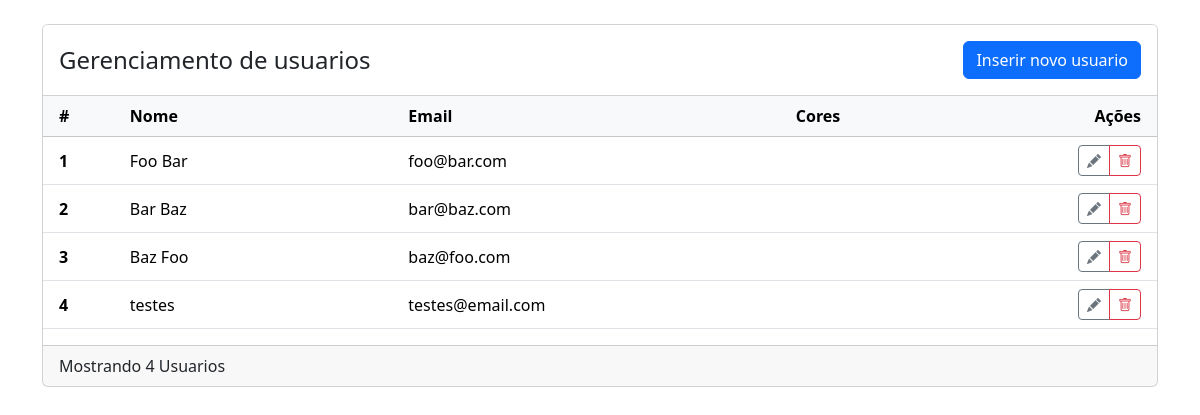
/, run on an earlier commit of the app's database.
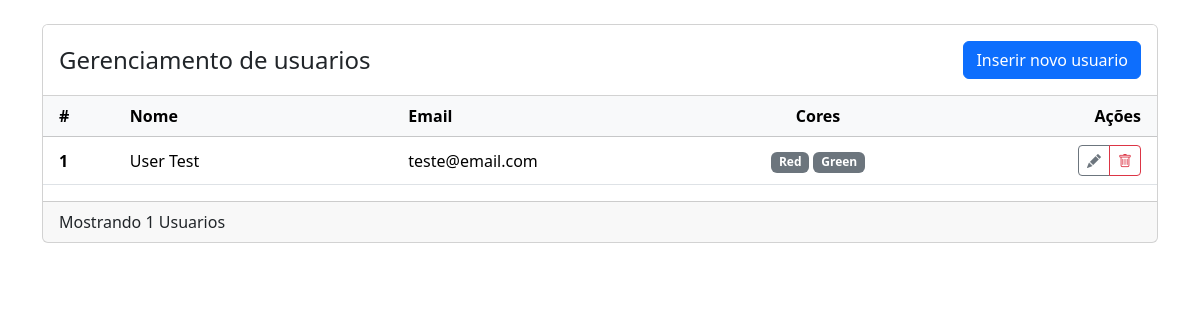
And on a later commit of the database.
### tables this page shows
CREATE TABLE users(
    id INTEGER PRIMARY KEY,
    name varchar(100) NOT NULL,
    email varchar(100) NOT NULL
);

### src/Domain/Dao/UserDao.php (called while the page is built, shortened)
<?php
class UserDao
{
    private PDO $conn;
    public function __construct(Connection $conn)
    {
        $this->conn = $conn->getConnection();
    }
    public function all(): array
    {
        $sql = "SELECT u.id as userId,
                       c.id AS colorId,
                       u.name AS username,
                       u.email,
                       c.name AS colorname
                FROM users AS u
                LEFT JOIN user_colors AS uc ON u.id = uc.user_id
                LEFT JOIN colors AS c ON uc.color_id = c.id;
                ";
        $stmt = $this->conn->query($sql);
        $data = $stmt->fetchAll();
        return $this->createObj($data);
    }
    private function createObj(array $data): array
    {
        $userList = [];
        foreach ($data as $row) {
            if (!array_key_exists($row['userId'], $userList)) {
                $user = new User($row['username'], $row['email']);
                $user->setId($row['userId']);
                $userList[$row['userId']] = $user;
            }
            if (!empty($row["colorId"]) && !empty($row["colorname"])) {
                $color = new Color($row['colorname']);
                $color->setId($row['colorId']);
                $userList[$row['userId']]->setColor($color);
            }
        }
        return $userList;
    }
}

### src/Core/Database/Connection.php (called while the page is built, shortened)
<?php
class Connection {
    private string $databaseFile;
    private PDO $connection;
    public function __construct()
    {
        $this->databaseFile = realpath(__DIR__ . "/../../../database/db.sqlite");
    }
    private function connect()
    {
        $pdo = new PDO("sqlite:{$this->databaseFile}");
        $pdo->setAttribute(PDO::ATTR_DEFAULT_FETCH_MODE, PDO::FETCH_ASSOC);
        return $this->connection = $pdo;
    }
    public function getConnection()
    {
        return $this->connection ?: $this->connection = $this->connect();
    }
}

### src/Core/Router/Route.php (called while the page is built, shortened)
<?php
class Route
{
    private string $routesKey;
    private array $routes;
    public function __construct(array $routes)
    {
        $this->routes = $routes;
    }
    public function handler(): void
    {
        $pathInfo = parse_url($_SERVER["REQUEST_URI"], PHP_URL_PATH);
        $method = $_SERVER["REQUEST_METHOD"];
        $this->routesKey = "$method|$pathInfo";
    }
    public function dispatch()
    {
        [$class, $method] = $this->routes[$this->routesKey];
        return $class->{$method}();
    }
}

### public/index.php (called while the page is built, shortened)
<?php
$routes = require_once __DIR__ . '/../config/routes.php';
$router = new Route($routes);
$router->dispatch();

### src/Domain/Model/User.php (called while the page is built, shortened)
<?php
class User
{
    private int $id;
    public array $color = [];
    public function __construct(string $name, string $email)
    {
        $this->name = $name;
        $this->email = $email;
    }
    public function setId(int $id): void
    {
        $this->id = $id;
    }
    public function getId(): int
    {
        return $this->id;
    }
    public function getColor(): array
    {
        $colorIdCollection = [];
        foreach ($this->color as $color) {
            $colorIdCollection[$color->getId()] = $color->colorName ?? null;
        }
        return $colorIdCollection;
    }
    public function setColor(Color $color): void
    {
        $this->color[$color->getId()] = $color;
    }
}

### src/Core/TemplateEngine/Renderer.php (called while the page is built, shortened)
<?php
trait Renderer
{
    public function render(string $templateName, array $data = []): false|string
    {
        extract($data);
        require_once self::TEMPLATE_PATH . $templateName;
        return ob_get_clean();
    }
}

### src/Domain/Model/Color.php (called while the page is built, shortened)
<?php
class Color
{
    private ?int $id;
    public function __construct(string|null $colorName = null)
    {
        $this->colorName = $colorName;
    }
    public function getId(): int
    {
        return $this->id;
    }
    public function setId(?int $id): void
    {
        $this->id = $id;
    }
}

### views/home.php (the view, shortened to what this page needs)
<?php require "includes/head.php";
?>
<body >
    <main class="container py-4">
        <div class="card">
            <div class="card-header bg-white d-flex justify-content-between align-items-center py-3">
                <h4 class=" mb-0">Gerenciamento de usuarios</h4>
                <a class="btn btn-primary" href="/insert-user">Inserir novo usuario</a>
            </div>
            <div class="card-body p-0">
                <table class="table table-hover">
                    <thead>
                        <tr class="table-light">
                            <th scope="col" class="ps-3">#</th>
                            <th scope="col">Nome</th>
                            <th scope="col">Email</th>
                            <th scope="col" class="text-center">Cores</th>
                            <th scope="col" class="text-end pe-3">Ações</th>
                        </tr>
                    </thead>
                    <tbody>
                        <?php if (count($users) > 0): ?>
                            <?php foreach ($users as $user): ?>
                                <tr class="align-middle">
                                    <th scope="row" class="ps-3"><?= htmlspecialchars($user->getId()) ?></th>
                                    <td class="w-25"><?= htmlspecialchars($user->name) ?></td>
                                    <td class="w-25"><?= htmlspecialchars($user->email) ?></td>
                                    <td class="w-25 text-center">
                                    <?php foreach ($user->getColor() as $userColor): ?>
                                        <span class="badge bg-secondary"><?= $userColor ?? null; ?></span>
                                    <?php endforeach; ?>
                                    </td>
                                    <td class="text-end pe-3">
                                        <div class="btn-group">
                                            <a href="/update-user?id=<?= htmlspecialchars($user->getId()) ?>" class="btn btn-sm btn-outline-secondary" title="Edit user">
                                                <i class="bi bi-pencil-fill"></i>
                                            </a>
                                            <button type="button" class="btn btn-sm btn-outline-danger delete-btn"
                                                    data-bs-toggle="modal"
                                                    data-bs-target="#<?= htmlspecialchars($user->getId()) ?>"
                                                    title="Delete user">
                                                <i class="bi bi-trash"></i>
                                            </button>
                                        </div>
                                    </td>
                                </tr>
                            <?php endforeach; ?>
                        <?php endif; ?>
                    </tbody>
                </table>
            </div>
            <div class="card-footer pb-0">
                <p class="mb-2">Mostrando <?= count($users) ?> Usuarios</p>
            </div>
        </div>
    </main>
<?php include "includes/end-file.php" ?>

### src/Domain/Controller/UserController.php (shortened to what this page needs)
<?php
class UserController
{
    private UserDao $userDao;
    public function __construct(UserService $userService, UserDao $userDao)
    {
        $this->userDao = $userDao;
    }
    public function index(): void
    {
        $data = $this->userDao->all();
        echo $this->render('home.php', [
            "users" => $data
        ]);
    }
}

### views/includes/head.php (shortened to what this page needs)
<!doctype html>
<html lang="pt_br">
<head>
    <link href="https://cdn.jsdelivr.net/npm/bootstrap@5.3.6/dist/css/bootstrap.min.css" rel="stylesheet">
    <link rel="stylesheet" href="https://cdn.jsdelivr.net/npm/bootstrap-icons@1.13.1/font/bootstrap-icons.min.css">
    <link rel="stylesheet" href="./css/styles.css">
</head>

### views/includes/end-file.php (shortened to what this page needs)
</body>
</html>

### public/css/styles.css (style rules this page uses)
html { height: 100vh; }

What changed in the data, as far as the page shows it:
removed users: id "2", name "Bar Baz", email "bar@baz.com"
removed users: id "3", name "Baz Foo", email "baz@foo.com"
removed users: id "4", name "testes", email "testes@email.com"
changed users id 1: name "Foo Bar" → "User Test"; email "foo@bar.com" → "teste@email.com"
Also different on the page:
count($users): "4" → "1"
new list line: "Red"
new list line: "Green"
